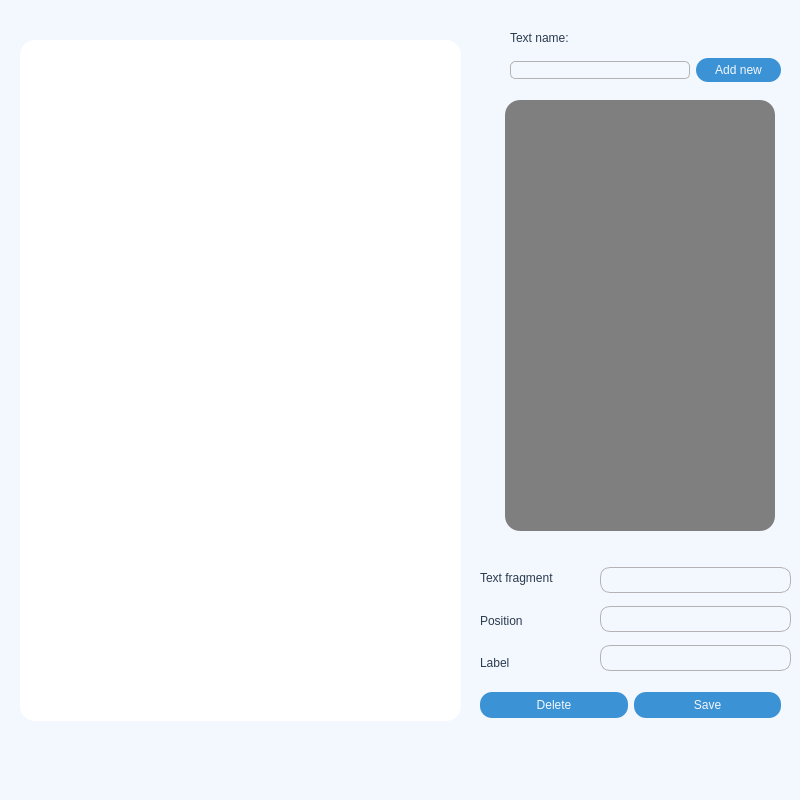
<?xml version="1.0" encoding="UTF-8"?>
<ui version="4.0">
 <class>edit_window</class>
 <widget class="QWidget" name="edit_window">
  <property name="geometry">
   <rect>
    <x>0</x>
    <y>0</y>
    <width>800</width>
    <height>800</height>
   </rect>
  </property>
  <property name="minimumSize">
   <size>
    <width>800</width>
    <height>800</height>
   </size>
  </property>
  <property name="maximumSize">
   <size>
    <width>800</width>
    <height>800</height>
   </size>
  </property>
  <property name="windowTitle">
   <string/>
  </property>
  <property name="styleSheet">
   <string notr="true">background-color: rgb(243,247,254)</string>
  </property>
  <widget class="QFrame" name="frame">
   <property name="geometry">
    <rect>
     <x>0</x>
     <y>0</y>
     <width>800</width>
     <height>800</height>
    </rect>
   </property>
   <property name="frameShape">
    <enum>QFrame::NoFrame</enum>
   </property>
   <property name="frameShadow">
    <enum>QFrame::Raised</enum>
   </property>
   <widget class="QWidget" name="verticalLayoutWidget_2">
    <property name="geometry">
     <rect>
      <x>600</x>
      <y>560</y>
      <width>191</width>
      <height>121</height>
     </rect>
    </property>
    <layout class="QVBoxLayout" name="verticalLayout_2">
     <item>
      <widget class="QLineEdit" name="text_fragment_input">
       <property name="minimumSize">
        <size>
         <width>0</width>
         <height>26</height>
        </size>
       </property>
       <property name="styleSheet">
        <string notr="true">QLineEdit {
	border: 1px solid rgb(179, 179, 179);
	border-radius:10px;
	color:rgb(43,59,78);
}</string>
       </property>
      </widget>
     </item>
     <item>
      <widget class="QLineEdit" name="position_input">
       <property name="minimumSize">
        <size>
         <width>0</width>
         <height>26</height>
        </size>
       </property>
       <property name="styleSheet">
        <string notr="true">QLineEdit {
	border: 1px solid rgb(179, 179, 179);
	border-radius:10px;
	color:rgb(43,59,78);
}</string>
       </property>
      </widget>
     </item>
     <item>
      <widget class="QLineEdit" name="label_input">
       <property name="minimumSize">
        <size>
         <width>0</width>
         <height>26</height>
        </size>
       </property>
       <property name="styleSheet">
        <string notr="true">QLineEdit {
	border: 1px solid rgb(179, 179, 179);
	border-radius:10px;
	color:rgb(43,59,78);
}</string>
       </property>
      </widget>
     </item>
    </layout>
   </widget>
   <widget class="QTableWidget" name="list_of_labels">
    <property name="geometry">
     <rect>
      <x>505</x>
      <y>100</y>
      <width>270</width>
      <height>431</height>
     </rect>
    </property>
    <property name="styleSheet">
     <string notr="true">background-color: rgb(127, 127, 127);
color: rgb(230, 230, 230);
font: 14pt &quot;Andale Mono&quot;;
border-radius: 15px;


</string>
    </property>
    <property name="frameShape">
     <enum>QFrame::NoFrame</enum>
    </property>
    <property name="showGrid">
     <bool>false</bool>
    </property>
   </widget>
   <widget class="QWidget" name="horizontalLayoutWidget">
    <property name="geometry">
     <rect>
      <x>480</x>
      <y>680</y>
      <width>301</width>
      <height>51</height>
     </rect>
    </property>
    <layout class="QHBoxLayout" name="horizontalLayout">
     <item>
      <widget class="QPushButton" name="delete_btn">
       <property name="minimumSize">
        <size>
         <width>0</width>
         <height>26</height>
        </size>
       </property>
       <property name="styleSheet">
        <string notr="true">QPushButton {
	background-color: rgb(59, 146, 212);
	color:rgb(243,247,254);
	border: 0px solid;
	border-radius: 12px;
	font: 13pt &quot;Andale Mono&quot;;
}

QPushButton:hover {
	background-color: rgb(243,247,254);
	color:rgb(59, 146, 212);
}</string>
       </property>
       <property name="text">
        <string>Delete</string>
       </property>
      </widget>
     </item>
     <item>
      <widget class="QPushButton" name="save_btn">
       <property name="minimumSize">
        <size>
         <width>0</width>
         <height>26</height>
        </size>
       </property>
       <property name="styleSheet">
        <string notr="true">QPushButton {
	background-color: rgb(59, 146, 212);
	color:rgb(243,247,254);
	border: 0px solid;
	border-radius: 12px;
	font: 13pt &quot;Andale Mono&quot;;
}

QPushButton:hover {
	background-color: rgb(243,247,254);
	color:rgb(59, 146, 212);
}</string>
       </property>
       <property name="text">
        <string>Save</string>
       </property>
      </widget>
     </item>
    </layout>
   </widget>
   <widget class="QWidget" name="verticalLayoutWidget">
    <property name="geometry">
     <rect>
      <x>480</x>
      <y>560</y>
      <width>111</width>
      <height>121</height>
     </rect>
    </property>
    <layout class="QVBoxLayout" name="verticalLayout">
     <item>
      <widget class="QLabel" name="label_2">
       <property name="styleSheet">
        <string notr="true">font: 13pt &quot;Andale Mono&quot;;
color:rgb(43,59,78);</string>
       </property>
       <property name="text">
        <string>Text fragment</string>
       </property>
      </widget>
     </item>
     <item>
      <widget class="QLabel" name="label_3">
       <property name="styleSheet">
        <string notr="true">font: 13pt &quot;Andale Mono&quot;;
color:rgb(43,59,78);</string>
       </property>
       <property name="text">
        <string>Position</string>
       </property>
      </widget>
     </item>
     <item>
      <widget class="QLabel" name="label_6">
       <property name="styleSheet">
        <string notr="true">font: 13pt &quot;Andale Mono&quot;;
color:rgb(43,59,78);</string>
       </property>
       <property name="text">
        <string>Label</string>
       </property>
      </widget>
     </item>
    </layout>
   </widget>
   <widget class="QWidget" name="horizontalLayoutWidget_2">
    <property name="geometry">
     <rect>
      <x>510</x>
      <y>50</y>
      <width>271</width>
      <height>41</height>
     </rect>
    </property>
    <layout class="QHBoxLayout" name="horizontalLayout_2">
     <item>
      <widget class="QComboBox" name="texts_list">
       <property name="minimumSize">
        <size>
         <width>180</width>
         <height>0</height>
        </size>
       </property>
       <property name="maximumSize">
        <size>
         <width>200</width>
         <height>16777215</height>
        </size>
       </property>
       <property name="styleSheet">
        <string notr="true">QComboBox {
	border: 1px solid rgb(179, 179, 179);
	border-radius: 5px;
	font: 13pt &quot;Andale Mono&quot;;
	color:rgb(43,59,78);
}

QComboBox::drop-down 
{
    border: 0px;
}</string>
       </property>
      </widget>
     </item>
     <item>
      <widget class="QPushButton" name="addnew_btn">
       <property name="minimumSize">
        <size>
         <width>0</width>
         <height>24</height>
        </size>
       </property>
       <property name="styleSheet">
        <string notr="true">QPushButton {
	background-color: rgb(59, 146, 212);
	color:rgb(243,247,254);
	border: 0px solid;
	border-radius: 12px;
	font: 13pt &quot;Andale Mono&quot;;
}

QPushButton:hover {
	background-color: rgb(243,247,254);
	color:rgb(59, 146, 212);
}</string>
       </property>
       <property name="text">
        <string>Add new</string>
       </property>
      </widget>
     </item>
    </layout>
   </widget>
   <widget class="QLabel" name="label">
    <property name="geometry">
     <rect>
      <x>510</x>
      <y>30</y>
      <width>81</width>
      <height>16</height>
     </rect>
    </property>
    <property name="styleSheet">
     <string notr="true">font: 13pt &quot;Andale Mono&quot;;
color:rgb(43,59,78);</string>
    </property>
    <property name="text">
     <string>Text name:</string>
    </property>
   </widget>
   <widget class="QTextEdit" name="text">
    <property name="geometry">
     <rect>
      <x>20</x>
      <y>40</y>
      <width>441</width>
      <height>681</height>
     </rect>
    </property>
    <property name="styleSheet">
     <string notr="true">background-color: rgb(255, 255, 255);
border-radius:15px;
font: 10pt &quot;Andale Mono&quot;;
color:rgb(43,59,78);</string>
    </property>
   </widget>
  </widget>
 </widget>
 <resources/>
 <connections/>
</ui>
